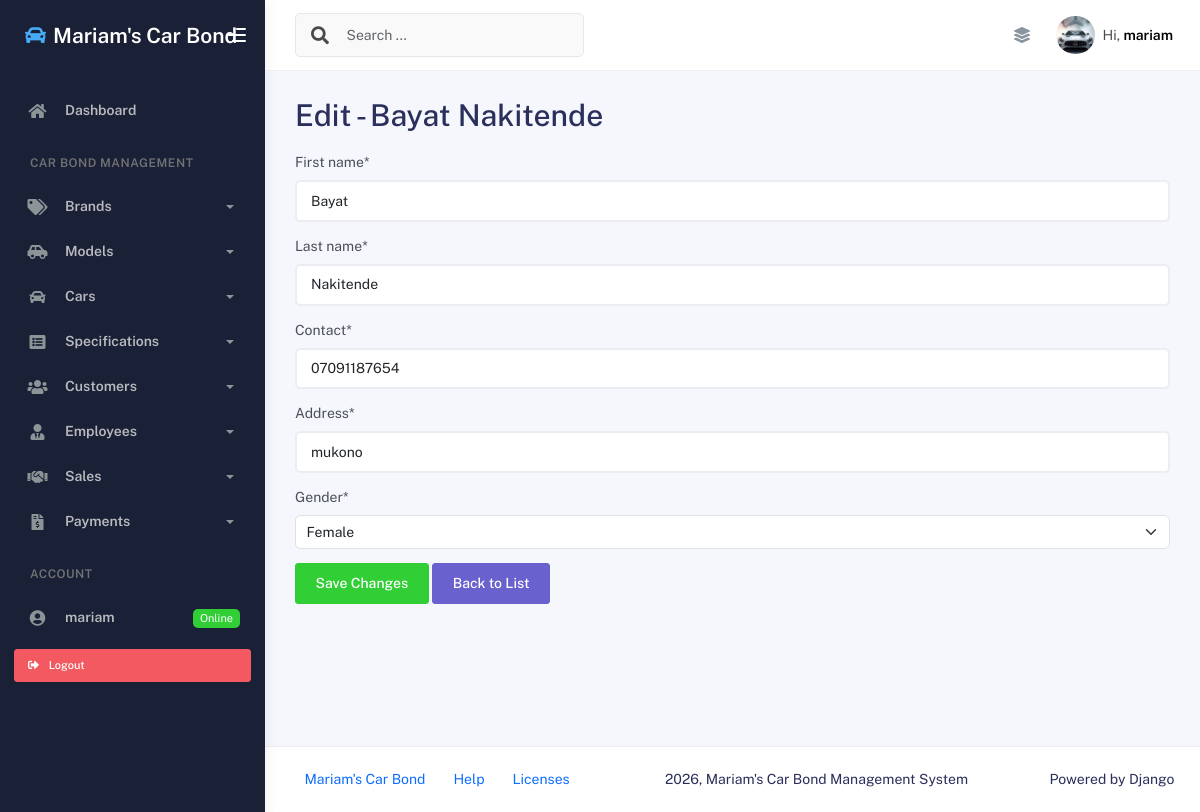
The page /edit_customer/1/ (signed in) on the database its author committed.
### App/models.py (models this page shows)
class Customer(models.Model):
    GENDER_OPTIONS = [
        ('M','Male'),
        ('F','Female')
    ]
    first_name = models.CharField(max_length=20)
    last_name = models.CharField(max_length=20)
    contact = models.CharField(max_length=15)
    address = models.CharField(max_length=100)
    gender = models.CharField(max_length=2, choices=GENDER_OPTIONS)
    def __str__(self):
        return f"{self.first_name} {self.last_name}"

### App/views.py (the view)
# urls.py: path('edit_customer/<int:customer_id>/', edit_customer_view, name='edit_customer_page'),
@login_required
def edit_customer_view(req, customer_id):
    customer = get_object_or_404(Customer, id=customer_id)
    message = None
    if req.method == "POST":
        customer_form = CustomerForm(req.POST, instance=customer)
        if customer_form.is_valid():
            customer_form.save()
            message = "Changes saved Successfully!"
        else:
            message = "Form has Invalid data"
    else:
        customer_form = CustomerForm(instance=customer)
    context = {'form': customer_form, 'customer': customer, 'msg': message}
    return render(req, "edit_customer.html", context)

### App/forms.py
class CustomerForm(DjangoModelForm):
    class Meta:
        model = Customer
        fields = '__all__'

### App/templates/edit_customer.html (shortened to what this page needs)
{% extends 'base.html' %}
{% load crispy_forms_tags %}
{% block content %}
    <h1>Edit - {{ customer }}</h1>
    <form method="POST" class="mt-3">
        {{ form|crispy }}
        <input type="submit" value="Save Changes" class="btn btn-success">
        <a href="{% url 'add_customer_page' %}" class="btn btn-secondary">Back to List</a>
    </form>
{% endblock content %}

### App/templates/base.html (shortened to what this page needs)
{% load static %}
<!DOCTYPE html>
<html lang="en">
<head>
    <link rel="stylesheet" href="{% static 'assets/css/bootstrap.min.css' %}" />
    <link rel="stylesheet" href="{% static 'assets/css/plugins.min.css' %}" />
    <link rel="stylesheet" href="{% static 'assets/css/kaiadmin.min.css' %}" />
</head>
<body>
    <div class="wrapper">
      <div class="sidebar" data-background-color="dark">
        <div class="sidebar-logo">
          <div class="logo-header" data-background-color="dark">
            <a href="{% url 'index_page' %}" class="logo text-white text-decoration-none d-flex align-items-center">
              <i class="fas fa-car text-info me-2 fs-4"></i>
              <span class="fw-bold fs-4 text-white">Mariam's Car Bond</span>
            </a>
            <div class="nav-toggle">
              <button class="btn btn-toggle toggle-sidebar">
                <i class="gg-menu-right"></i>
              </button>
            </div>
          </div>
        </div>
        <div class="sidebar-wrapper scrollbar scrollbar-inner">
          <div class="sidebar-content">
            <ul class="nav nav-secondary">
              <li class="nav-item">
                <a href="{% url 'index_page' %}">
                  <i class="fas fa-home"></i>
                  <p>Dashboard</p>
                </a>
              </li>
              <li class="nav-section">
                <h4 class="text-section">Car Bond Management</h4>
              </li>
              <li class="nav-item">
                <a data-bs-toggle="collapse" href="#brandsMenu">
                  <i class="fas fa-tags"></i>
                  <p>Brands</p>
                  <span class="caret"></span>
                </a>
              </li>
              <li class="nav-item">
                <a data-bs-toggle="collapse" href="#modelsMenu">
                  <i class="fas fa-car-side"></i>
                  <p>Models</p>
                  <span class="caret"></span>
                </a>
              </li>
              <li class="nav-item">
                <a data-bs-toggle="collapse" href="#carsMenu">
                  <i class="fas fa-car"></i>
                  <p>Cars</p>
                  <span class="caret"></span>
                </a>
              </li>
              <li class="nav-item">
                <a data-bs-toggle="collapse" href="#specsMenu">
                  <i class="fas fa-list-alt"></i>
                  <p>Specifications</p>
                  <span class="caret"></span>
                </a>
              </li>
              <li class="nav-item">
                <a data-bs-toggle="collapse" href="#customersMenu">
                  <i class="fas fa-users"></i>
                  <p>Customers</p>
                  <span class="caret"></span>
                </a>
              </li>
              <li class="nav-item">
                <a data-bs-toggle="collapse" href="#employeesMenu">
                  <i class="fas fa-user-tie"></i>
                  <p>Employees</p>
                  <span class="caret"></span>
                </a>
              </li>
              <li class="nav-item">
                <a data-bs-toggle="collapse" href="#salesMenu">
                  <i class="fas fa-handshake"></i>
                  <p>Sales</p>
                  <span class="caret"></span>
                </a>
              </li>
              <li class="nav-item">
                <a data-bs-toggle="collapse" href="#paymentsMenu">
                  <i class="fas fa-file-invoice-dollar"></i>
                  <p>Payments</p>
                  <span class="caret"></span>
                </a>
              </li>
              <li class="nav-section">
                <h4 class="text-section">Account</h4>
              </li>
              {% if user.is_authenticated %}
                <li class="nav-item">
                  <a href="#">
                    <i class="fas fa-user-circle"></i>
                    <p>{{ user.username }}</p>
                    <span class="badge badge-success">Online</span>
                  </a>
                </li>
                <li class="nav-item px-3 py-2">
                  <form method="POST" action="{% url 'logout' %}">
                    <button type="submit" class="btn btn-danger btn-sm w-100 text-start">
                      <i class="fas fa-sign-out-alt me-2"></i> Logout
                    </button>
                  </form>
                </li>
              {% endif %}
            </ul>
          </div>
        </div>
      </div>
      <div class="main-panel">
        <div class="main-header">
          <nav
            class="navbar navbar-header navbar-header-transparent navbar-expand-lg border-bottom"
          >
            <div class="container-fluid">
              <nav
                class="navbar navbar-header-left navbar-expand-lg navbar-form nav-search p-0 d-none d-lg-flex"
              >
                <div class="input-group">
                  <div class="input-group-prepend">
                    <button type="submit" class="btn btn-search pe-1">
                      <i class="fa fa-search search-icon"></i>
                    </button>
                  </div>
                  <input
                    type="text"
                    placeholder="Search ..."
                    class="form-control"
                  />
                </div>
              </nav>
              <ul class="navbar-nav topbar-nav ms-md-auto align-items-center">
                <li class="nav-item topbar-icon dropdown hidden-caret">
                  <a
                    class="nav-link"
                    data-bs-toggle="dropdown"
                    href="#"
                    aria-expanded="false"
                  >
                    <i class="fas fa-layer-group"></i>
                  </a>
                </li>
                <li class="nav-item topbar-user dropdown hidden-caret">
                  <a
                    class="dropdown-toggle profile-pic"
                    data-bs-toggle="dropdown"
                    href="#"
                    aria-expanded="false"
                  >
                    <div class="avatar-sm">
                      <img
                        src="{% static 'assets/img/car.jpg.jpg' %}"
                        alt="Car profile image"
                        class="avatar-img rounded-circle"
                      />
                    </div>
                    <span class="profile-username">
                      <span class="op-7">Hi,</span>
                      <span class="fw-bold">{{ user.username|default:"Guest" }}</span>
                    </span>
                  </a>
                </li>
              </ul>
            </div>
          </nav>
        </div>
        <div class="container">
          <div class="page-inner">
            {% block content %}
            {% endblock content %}
          </div>
        </div>
        <footer class="footer">
          <div class="container-fluid d-flex justify-content-between">
            <nav class="pull-left">
              <ul class="nav">
                <li class="nav-item">
                  <a class="nav-link" href="{% url 'index_page' %}">
                    Mariam's Car Bond
                  </a>
                </li>
                <li class="nav-item">
                  <a class="nav-link" href="#"> Help </a>
                </li>
                <li class="nav-item">
                  <a class="nav-link" href="#"> Licenses </a>
                </li>
              </ul>
            </nav>
            <div class="copyright">
              2026, Mariam's Car Bond Management System
            </div>
            <div>
              Powered by Django
            </div>
          </div>
        </footer>
      </div>
    </div>
</body>
</html>

### rows shown on the page
Customer: first_name+last_name "Bayat Nakitende", first_name "Bayat", last_name "Nakitende", contact "07091187654", address "mukono", gender "Female"

### other values the page prints
{{ user.username }} "mariam"
{{ user.username|default:"Guest" }} "mariam"
